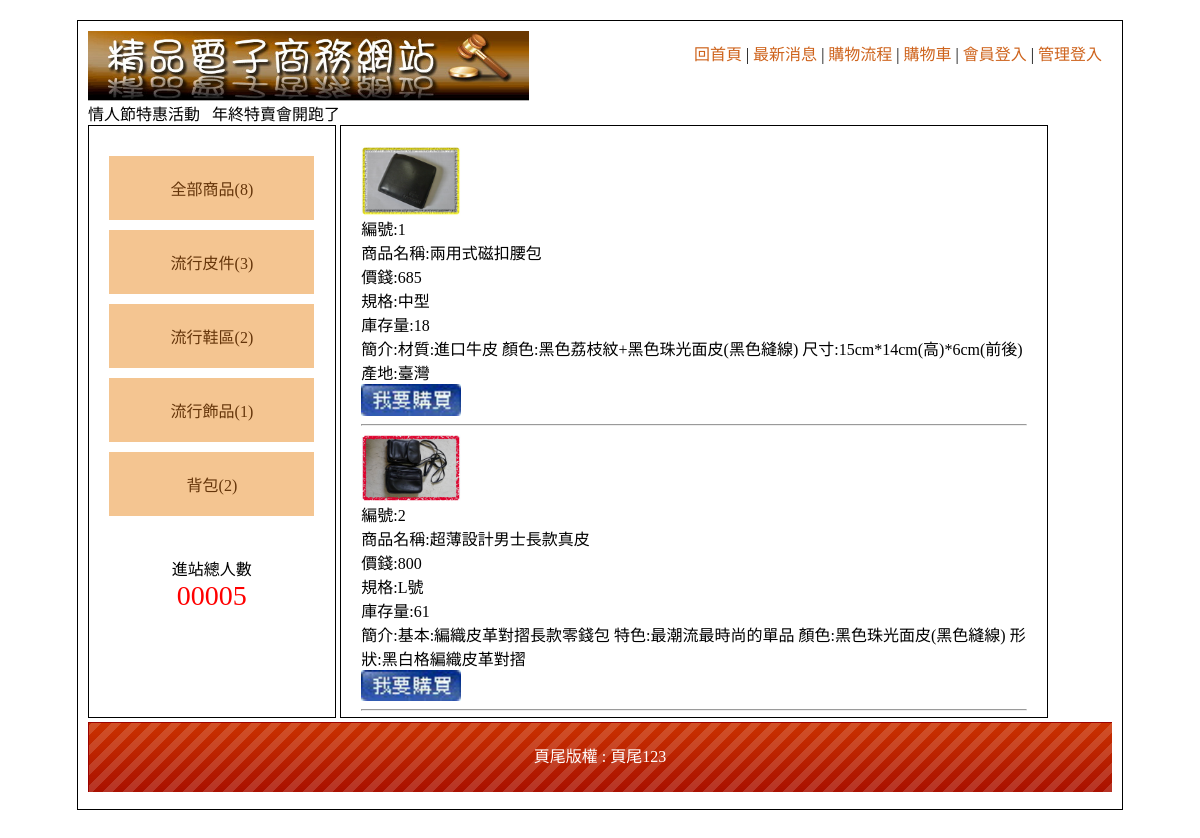
The page / on the database its author committed.
### tables this page shows
CREATE TABLE `cat` (
  `id` int(11) NOT NULL,
  `name` text NOT NULL,
  `parent` int(11) NOT NULL
);

CREATE TABLE `item` (
  `id` int(11) NOT NULL,
  `name` text NOT NULL,
  `price` int(11) NOT NULL,
  `file` text NOT NULL,
  `c1` int(11) NOT NULL,
  `c2` int(11) NOT NULL,
  `qt` int(11) NOT NULL,
  `type` text NOT NULL,
  `text` text NOT NULL,
  `sell` int(11) NOT NULL
);

CREATE TABLE `foot` (
  `foot` text NOT NULL
);

### sql.php (called while the page is built, shortened)
<?php
	$link = mysqli_connect("localhost", "root", "", "dbxx4");
	mysqli_query($link, "set names utf8");
	$footer = mysqli_fetch_array(mysqli_query($link, "select * from foot"))[0];
?>

### index.php (the view, shortened to what this page needs)
<!DOCTYPE html PUBLIC "-//W3C//DTD XHTML 1.0 Transitional//EN" "http://www.w3.org/TR/xhtml1/DTD/xhtml1-transitional.dtd">
<html xmlns="http://www.w3.org/1999/xhtml"><head><meta http-equiv="Content-Type" content="text/html; charset=UTF-8">
<?php
include "sql.php";
$t = mysqli_num_rows(mysqli_query($link, "select * from item where sell = 1"));
?>
<link href="./home_files/css.css" rel="stylesheet" type="text/css">
</head>
<body>
	<div id="main" style="width:1024px; height:768px; padding:10px">
    	<div id="top">
        	<a href="?">
            	<img src="./home_files/0416.jpg" height="70px">
           </a>
                        <div style="padding:10px; float:right">
                <a href="?">回首頁</a> |
                <a href="?do=news">最新消息</a> |
                <a href="?do=look">購物流程</a> |
                <a href="?do=buycart">購物車</a> |
                                <a href="<?=(empty($_SESSION["u"]))?"?do=login":"api.php?do=out"?>"><?=(empty($_SESSION["u"]))?"會員登入":"登出"?></a> |
                                <a href="?do=ain">管理登入</a>
           </div>
                <marquee>情人節特惠活動 &nbsp; 年終特賣會開跑了  </marquee>       </div>
        <div id="left" class="ct">
        	<div style="min-height:400px;">
			<div class='ww'><a href='?c=0'>全部商品(<?=$t?>)</a></div>
			<?php
				$result = mysqli_query($link, "select * from cat where parent = 0");
				while($row = mysqli_fetch_array($result))
				{
					$c = mysqli_num_rows(mysqli_query($link, "select * from item where c1 = '".$row["id"]."'"));
					echo "<div class='ww'><a href='?c=".$row["id"]."'>".$row["name"]."(".$c.")</a>";
					echo "</div>";
				}
			?>
        	            </div>
                        <span>
            	<div>進站總人數</div>
                <div style="color:#f00; font-size:28px;">
                	00005                </div>
            </span>
                    </div>
        <div id="right" style="overflow-y:scroll; height:500px">
		<?php
			$p = "main";
			if($p == "look")	echo "<img src='images/0401.jpg'>";
			else include $p.".php";
		?>
        	        </div>
        <div id="bottom" style="line-height:70px;background:url(icon/bot.png); color:#FFF;" class="ct">
        	頁尾版權 :   <?=$footer?>     </div>
    </div>
</body></html>

### main.php (shortened to what this page needs)
<?php
			if(!empty($_GET["i"]))
			{
				$result = mysqli_query($link, "select * from item where id = '".$_GET["i"]."'");
				$row = mysqli_fetch_array($result);
				$c1 = mysqli_fetch_array(mysqli_query($link, "select name from cat where id = '".$row["c1"]."'"))[0];
				$c2 = mysqli_fetch_array(mysqli_query($link, "select name from cat where id = '".$row["c2"]."'"))[0];
				?>
				<img src="images/<?=$row["file"]?>" width="100px"><br>
				分類:<?=$c1.">".$c2?>
						編號:<?=$row["id"]?><br>
						商品名稱:<?=$row["name"]?><br>
						價錢:<?=$row["price"]?><br>
						規格:<?=$row["type"]?><br>
						庫存量:<?=$row["qt"]?><br>
						簡介:<?=$row["text"]?><br>
						<input type="text" name="qt" id="qt"><img src="images/0402.jpg" width="100px" onclick="buy()"><br>
						<hr>
						<script>
							function buy()
							{
								var q = $("#qt").val();
								var i = <?=$_GET["i"]?>;
								lof("?do=buycart&i="+i+"&q="+q);
							}
						</script>
				<?php
			}
			else
			{
				$c = 0;
				if($c == 0)	$result = mysqli_query($link, "select * from item where sell = 1");
				else
				{
					if(isc1($c))	$result = mysqli_query($link, "select * from item where sell = 1 and c1 = '".$c."'");
					else	$result = mysqli_query($link, "select * from item where sell = 1 and c2 = '".$c."'");
				}
				while($row = mysqli_fetch_array($result))
					{
						?>
						<a href="?i=<?=$row["id"]?>"><img src="images/<?=$row["file"]?>" width="100px"></a><br>
						編號:<?=$row["id"]?><br>
						商品名稱:<?=$row["name"]?><br>
						價錢:<?=$row["price"]?><br>
						規格:<?=$row["type"]?><br>
						庫存量:<?=$row["qt"]?><br>
						簡介:<?=$row["text"]?><br>
						<a href="?do=buycart&i=<?=$row["id"]?>&q=1"><img src="images/0402.jpg" width="100px"></a><br>
						<hr>
						<?php
					}
			}
		?>

### home_files/css.css (style rules this page uses)
body { font-family:"微軟正黑體"; }
#main { width:1034px; padding:10px; margin:20px auto 20px auto; border:#000 solid 1px; min-height:768px; }
#top a { color:#CE631C; text-decoration:none; }
#left { display:inline-block; width:20%; padding:2%; min-height:550px; vertical-align:top; border:#000 1px solid; }
#left a { display:block; padding:20px 5px 20px 5px; text-decoration:none; background:#F4C591; margin:10px auto 10px auto; color:#65350A; }
.ct { text-align:center; }
#right { display:inline-block; width:65%; padding:2%; min-height:550px; border:#000 1px solid; }
#bottom { height:70px; background:url(icon/bot.png); background-size:cover; }

### rows shown on the page
cat: name "流行皮件", c "3"
cat: name "流行鞋區", c "2"
cat: name "流行飾品", c "1"
cat: name "背包", c "2"
item: file (picture), id "1", name "兩用式磁扣腰包", price "685", type "中型", qt "18", text "材質:進口牛皮 顏色:黑色荔枝紋+黑色珠光面皮(黑色縫線) 尺寸:15cm*14cm(高)*6cm(前後) 產地:臺灣"
item: file (picture), id "2", name "超薄設計男士長款真皮", price "800", type "L號", qt "61", text "基本:編織皮革對摺長款零錢包 特色:最潮流最時尚的單品 顏色:黑色珠光面皮(黑色縫線) 形狀:黑白格編織皮革對摺"
foot: foot "頁尾123"

### other values the page prints
$t "8"
